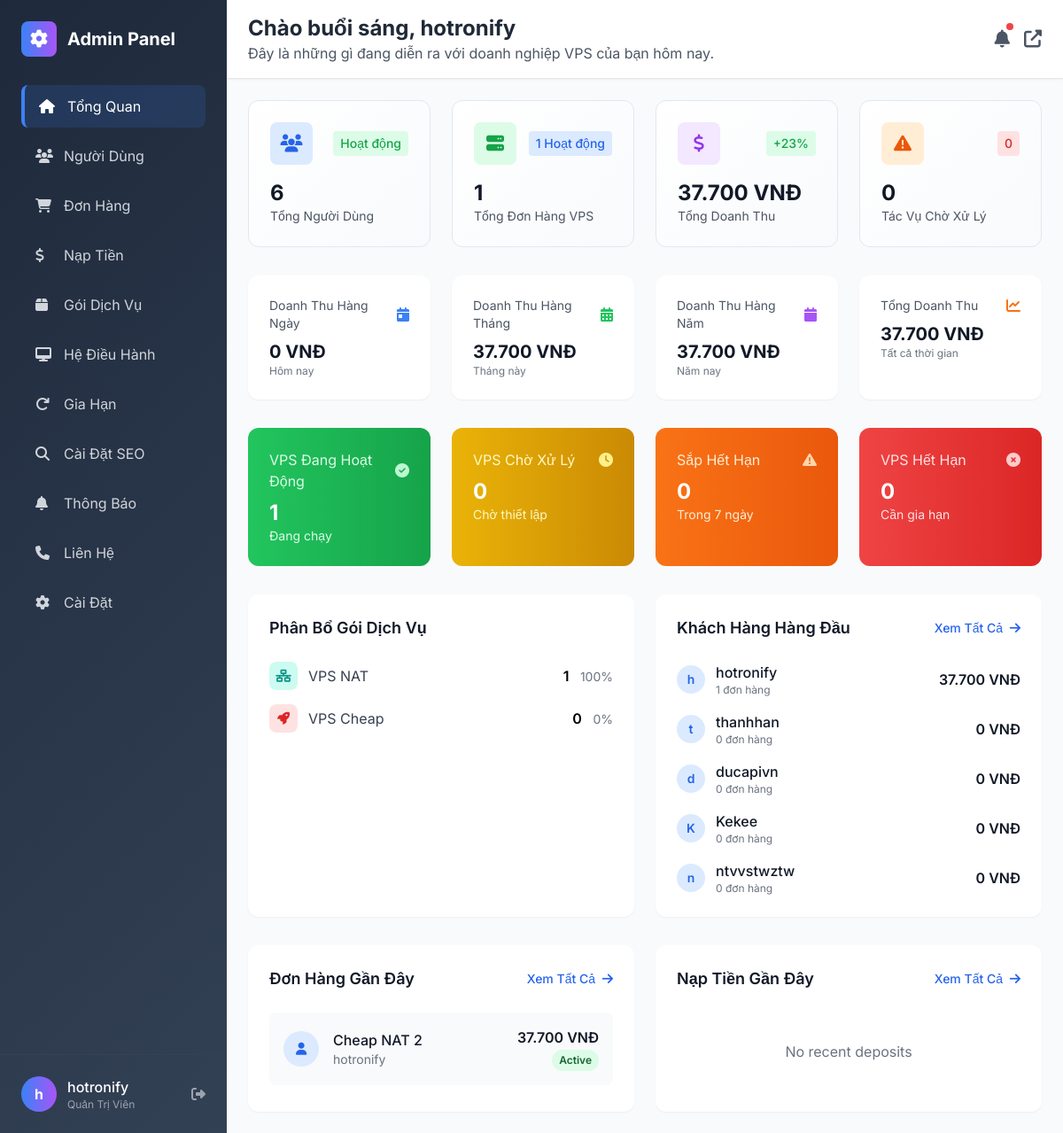
The app's page /admin/ (signed in) with its own data.
### tables this page shows
CREATE TABLE `users` (
  `id` int(11) NOT NULL,
  `username` varchar(50) NOT NULL,
  `email` varchar(100) NOT NULL,
  `password` varchar(255) NOT NULL,
  `full_name` varchar(100) DEFAULT NULL,
  `phone` varchar(20) DEFAULT NULL,
  `balance` decimal(10,2) DEFAULT 0.00,
  `role` enum('user','admin') DEFAULT 'user',
  `status` enum('active','inactive') DEFAULT 'active',
  `created_at` timestamp NULL DEFAULT current_timestamp(),
  `updated_at` timestamp NULL DEFAULT current_timestamp() ON UPDATE current_timestamp()
);

CREATE TABLE `vps_orders` (
  `id` int(11) NOT NULL,
  `user_id` int(11) NOT NULL,
  `package_id` int(11) NOT NULL,
  `os_id` int(11) NOT NULL,
  `billing_cycle` enum('1','6','12','24') NOT NULL,
  `price` decimal(10,2) NOT NULL,
  `total_price` decimal(10,2) NOT NULL,
  `status` enum('pending','active','expired','cancelled') DEFAULT 'pending',
  `ip_address` varchar(45) DEFAULT NULL,
  `username` varchar(50) DEFAULT NULL,
  `password` varchar(100) DEFAULT NULL,
  `purchase_date` date DEFAULT NULL,
  `expiry_date` date DEFAULT NULL,
  `notes` text DEFAULT NULL,
  `created_at` timestamp NULL DEFAULT current_timestamp(),
  `updated_at` timestamp NULL DEFAULT current_timestamp() ON UPDATE current_timestamp()
);

CREATE TABLE `vps_packages` (
  `id` int(11) NOT NULL,
  `name` varchar(100) NOT NULL,
  `cpu` varchar(50) NOT NULL,
  `ram` varchar(50) NOT NULL,
  `storage` varchar(50) NOT NULL,
  `bandwidth` varchar(50) NOT NULL,
  `port_speed` text NOT NULL,
  `ip` text NOT NULL DEFAULT 'N/A',
  `original_price` decimal(10,2) NOT NULL,
  `selling_price` decimal(10,2) NOT NULL,
  `category` enum('nat','cheap') NOT NULL DEFAULT 'nat',
  `status` enum('active','inactive') DEFAULT 'active',
  `created_at` timestamp NULL DEFAULT current_timestamp(),
  `updated_at` timestamp NULL DEFAULT current_timestamp() ON UPDATE current_timestamp()
);

### admin/index.php (the view, shortened to what the rows shown need)
<?php
require_once '../database.php';
require_once '../includes/functions.php';
$recentOrders = fetchAll("SELECT vo.*, u.username, u.full_name, vp.name as package_name
                          FROM vps_orders vo
                          LEFT JOIN users u ON vo.user_id = u.id
                          LEFT JOIN vps_packages vp ON vo.package_id = vp.id
                          ORDER BY vo.created_at DESC LIMIT 5");
$topCustomers = fetchAll("SELECT u.*, COUNT(vo.id) as order_count, SUM(vo.total_price) as total_spent
                          FROM users u
                          LEFT JOIN vps_orders vo ON u.id = vo.user_id AND vo.status = 'active'
                          GROUP BY u.id
                          ORDER BY total_spent DESC
                          LIMIT 5");
?>
<div class="grid grid-cols-1 lg:grid-cols-2 gap-6 mb-8">
    <div class="bg-white rounded-xl shadow-sm p-6">
        <div class="space-y-4">
            <?php if (empty($topCustomers)): ?>
                <p class="text-gray-500 text-center py-4">Không tìm thấy khách hàng</p>
            <?php else: ?>
                <?php foreach ($topCustomers as $customer): ?>
                    <div class="flex items-center justify-between">
                        <div class="flex items-center space-x-3">
                            <div class="w-8 h-8 bg-blue-100 rounded-full flex items-center justify-center">
                                <span class="text-blue-600 text-sm font-semibold"><?= substr($customer['username'], 0, 1) ?></span>
                            </div>
                            <div>
                                <p class="font-medium text-gray-900"><?= htmlspecialchars($customer['username']) ?></p>
                                <p class="text-xs text-gray-500"><?= $customer['order_count'] ?> đơn hàng</p>
                            </div>
                        </div>
                        <div class="text-right">
                            <p class="font-semibold text-gray-900"><?= formatPrice($customer['total_spent']) ?></p>
                        </div>
                    </div>
                <?php endforeach; ?>
            <?php endif; ?>
        </div>
    </div>
</div>
<div class="grid grid-cols-1 lg:grid-cols-2 gap-6">
    <div class="bg-white rounded-xl shadow-sm p-6">
        <div class="space-y-4">
            <?php if (empty($recentOrders)): ?>
                <p class="text-gray-500 text-center py-8">Không có đơn hàng gần đây</p>
            <?php else: ?>
                <?php foreach ($recentOrders as $order): ?>
                    <div class="flex items-center justify-between p-4 bg-gray-50 rounded-lg">
                        <div class="flex items-center space-x-4">
                            <div class="w-10 h-10 bg-blue-100 rounded-full flex items-center justify-center">
                                <i class="fas fa-user text-blue-600 text-sm"></i>
                            </div>
                            <div>
                                <p class="font-medium text-gray-900"><?= htmlspecialchars($order['package_name']) ?></p>
                                <p class="text-sm text-gray-500"><?= htmlspecialchars($order['username']) ?></p>
                            </div>
                        </div>
                        <div class="text-right">
                            <p class="font-semibold text-gray-900"><?= formatPrice($order['total_price']) ?></p>
                            <span class="inline-block px-2 py-1 text-xs font-semibold rounded-full
                                <?php
                                switch($order['status']) {
                                    case 'active':
                                        echo 'bg-green-100 text-green-800';
                                        break;
                                }
                                ?>">
                                <?= ucfirst($order['status']) ?>
                            </span>
                        </div>
                    </div>
                <?php endforeach; ?>
            <?php endif; ?>
        </div>
    </div>
</div>
<?php
include 'includes/header.php';
?>

### records on screen
users: username "h", username "hotronify", order_count "1", total_spent "37.700 VNĐ"
users: username "t", username "thanhhan", order_count "0", total_spent "0 VNĐ"
users: username "d", username "ducapivn", order_count "0", total_spent "0 VNĐ"
users: username "K", username "Kekee", order_count "0", total_spent "0 VNĐ"
users: username "n", username "ntvvstwztw", order_count "0", total_spent "0 VNĐ"
vps_orders: vps_packages.name "Cheap NAT 2", user.username "hotronify", total_price "37.700 VNĐ", status "Active"

### other values on screen
substr($_SESSION['username'], 0, 1) "h"
$_SESSION['username'] "hotronify"
$header_title "Chào buổi sáng, hotronify"
$header_description "Đây là những gì đang diễn ra với doanh nghiệp VPS của bạn hôm nay."
$totalUsers "6"
$totalVpsActive "1"
$totalOrders "1"
formatPrice($totalRevenue) "37.700 VNĐ"
$pendingOrders + $pendingDeposits "0"
formatPrice($dailyRevenue) "0 VNĐ"
formatPrice($monthlyRevenue) "37.700 VNĐ"
formatPrice($yearlyRevenue) "37.700 VNĐ"
$totalVpsPending "0"
$totalVpsExpiringSoon "0"
$totalVpsExpired "0"
